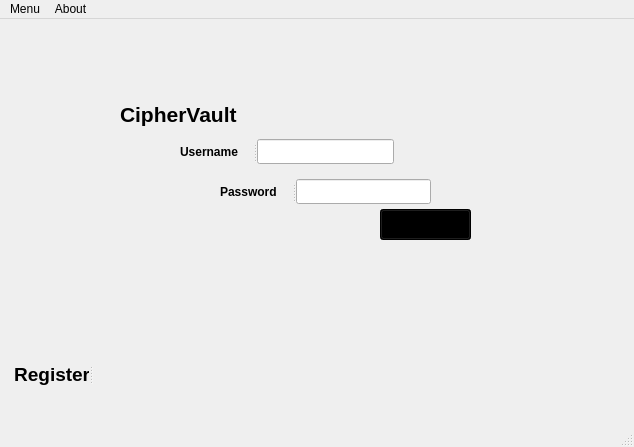
<?xml version="1.0" encoding="UTF-8"?>
<ui version="4.0">
 <class>Key</class>
 <widget class="QMainWindow" name="Key">
  <property name="geometry">
   <rect>
    <x>0</x>
    <y>0</y>
    <width>634</width>
    <height>447</height>
   </rect>
  </property>
  <property name="sizePolicy">
   <sizepolicy hsizetype="Expanding" vsizetype="Expanding">
    <horstretch>0</horstretch>
    <verstretch>0</verstretch>
   </sizepolicy>
  </property>
  <property name="windowTitle">
   <string>Key</string>
  </property>
  <property name="styleSheet">
   <string notr="true"/>
  </property>
  <widget class="QWidget" name="centralwidget">
   <widget class="QStackedWidget" name="stackedWidget">
    <property name="geometry">
     <rect>
      <x>0</x>
      <y>0</y>
      <width>631</width>
      <height>431</height>
     </rect>
    </property>
    <property name="sizePolicy">
     <sizepolicy hsizetype="Expanding" vsizetype="Expanding">
      <horstretch>0</horstretch>
      <verstretch>0</verstretch>
     </sizepolicy>
    </property>
    <property name="styleSheet">
     <string notr="true"/>
    </property>
    <property name="currentIndex">
     <number>0</number>
    </property>
    <widget class="QWidget" name="page">
     <property name="styleSheet">
      <string notr="true">background-image: url(:/res/login_f.jpg);</string>
     </property>
     <widget class="QSplitter" name="splitter_2">
      <property name="geometry">
       <rect>
        <x>220</x>
        <y>160</y>
        <width>211</width>
        <height>25</height>
       </rect>
      </property>
      <property name="orientation">
       <enum>Qt::Horizontal</enum>
      </property>
      <widget class="QLabel" name="label_3">
       <property name="font">
        <font>
         <bold>true</bold>
        </font>
       </property>
       <property name="text">
        <string>Password</string>
       </property>
      </widget>
      <widget class="QLineEdit" name="lineEdit_password_entered"/>
     </widget>
     <widget class="QPushButton" name="pushButton_login">
      <property name="geometry">
       <rect>
        <x>380</x>
        <y>190</y>
        <width>91</width>
        <height>31</height>
       </rect>
      </property>
      <property name="font">
       <font>
        <pointsize>13</pointsize>
        <bold>true</bold>
       </font>
      </property>
      <property name="styleSheet">
       <string notr="true">background-color: rgb(0, 0, 0);</string>
      </property>
      <property name="text">
       <string>Login</string>
      </property>
      <property name="icon">
       <iconset theme="security-high">
        <normaloff>.</normaloff>.</iconset>
      </property>
     </widget>
     <widget class="QSplitter" name="splitter">
      <property name="geometry">
       <rect>
        <x>180</x>
        <y>120</y>
        <width>214</width>
        <height>25</height>
       </rect>
      </property>
      <property name="orientation">
       <enum>Qt::Horizontal</enum>
      </property>
      <widget class="QLabel" name="label_2">
       <property name="font">
        <font>
         <bold>true</bold>
        </font>
       </property>
       <property name="text">
        <string>Username</string>
       </property>
      </widget>
      <widget class="QLineEdit" name="lineEdit_user_name_entered"/>
     </widget>
     <widget class="QLabel" name="label_info">
      <property name="geometry">
       <rect>
        <x>330</x>
        <y>240</y>
        <width>211</width>
        <height>51</height>
       </rect>
      </property>
      <property name="font">
       <font>
        <pointsize>13</pointsize>
        <bold>true</bold>
       </font>
      </property>
      <property name="text">
       <string/>
      </property>
     </widget>
     <widget class="QLabel" name="label">
      <property name="geometry">
       <rect>
        <x>120</x>
        <y>80</y>
        <width>121</width>
        <height>31</height>
       </rect>
      </property>
      <property name="font">
       <font>
        <pointsize>16</pointsize>
        <bold>true</bold>
       </font>
      </property>
      <property name="text">
       <string>CipherVault</string>
      </property>
     </widget>
     <widget class="QSplitter" name="splitter_3">
      <property name="geometry">
       <rect>
        <x>10</x>
        <y>340</y>
        <width>115</width>
        <height>30</height>
       </rect>
      </property>
      <property name="orientation">
       <enum>Qt::Horizontal</enum>
      </property>
      <widget class="QPushButton" name="pushButton_register">
       <property name="font">
        <font>
         <pointsize>14</pointsize>
         <bold>true</bold>
         <strikeout>false</strikeout>
        </font>
       </property>
       <property name="styleSheet">
        <string notr="true">border: none;</string>
       </property>
       <property name="text">
        <string> Register</string>
       </property>
      </widget>
      <widget class="QPushButton" name="pushButton_goto_reg">
       <property name="styleSheet">
        <string notr="true">border: none;</string>
       </property>
       <property name="text">
        <string/>
       </property>
       <property name="icon">
        <iconset resource="Resources.qrc">
         <normaloff>:/res/to_right.png</normaloff>:/res/to_right.png</iconset>
       </property>
       <property name="iconSize">
        <size>
         <width>30</width>
         <height>30</height>
        </size>
       </property>
      </widget>
     </widget>
    </widget>
    <widget class="QWidget" name="page_register_user">
     <property name="styleSheet">
      <string notr="true">background-image: url(:/res/lock.jpg);</string>
     </property>
     <widget class="QLabel" name="label_5">
      <property name="geometry">
       <rect>
        <x>470</x>
        <y>20</y>
        <width>141</width>
        <height>21</height>
       </rect>
      </property>
      <property name="font">
       <font>
        <pointsize>12</pointsize>
        <bold>true</bold>
        <strikeout>false</strikeout>
       </font>
      </property>
      <property name="text">
       <string>Registration Form</string>
      </property>
     </widget>
     <widget class="QPushButton" name="pushButton_reg_insert">
      <property name="geometry">
       <rect>
        <x>470</x>
        <y>140</y>
        <width>89</width>
        <height>25</height>
       </rect>
      </property>
      <property name="text">
       <string>Register</string>
      </property>
     </widget>
     <widget class="QLabel" name="label_reg_info">
      <property name="geometry">
       <rect>
        <x>350</x>
        <y>250</y>
        <width>271</width>
        <height>21</height>
       </rect>
      </property>
      <property name="text">
       <string/>
      </property>
     </widget>
     <widget class="QPushButton" name="pushButton_back_to_login">
      <property name="geometry">
       <rect>
        <x>0</x>
        <y>330</y>
        <width>61</width>
        <height>61</height>
       </rect>
      </property>
      <property name="styleSheet">
       <string notr="true">border: 3px;</string>
      </property>
      <property name="text">
       <string/>
      </property>
      <property name="icon">
       <iconset resource="Resources.qrc">
        <normaloff>:/res/to_left.png</normaloff>:/res/to_left.png</iconset>
      </property>
      <property name="iconSize">
       <size>
        <width>40</width>
        <height>40</height>
       </size>
      </property>
     </widget>
     <widget class="QCommandLinkButton" name="commandLinkButton_to_login">
      <property name="geometry">
       <rect>
        <x>500</x>
        <y>350</y>
        <width>121</width>
        <height>31</height>
       </rect>
      </property>
      <property name="font">
       <font>
        <pointsize>11</pointsize>
       </font>
      </property>
      <property name="styleSheet">
       <string notr="true">background-image: none;</string>
      </property>
      <property name="text">
       <string>Go to Login</string>
      </property>
     </widget>
     <widget class="QSplitter" name="splitter_4">
      <property name="geometry">
       <rect>
        <x>320</x>
        <y>50</y>
        <width>218</width>
        <height>25</height>
       </rect>
      </property>
      <property name="orientation">
       <enum>Qt::Horizontal</enum>
      </property>
      <widget class="QLabel" name="label_4">
       <property name="text">
        <string>Full Name :</string>
       </property>
      </widget>
      <widget class="QLineEdit" name="lineEdit_full_name"/>
     </widget>
     <widget class="QSplitter" name="splitter_5">
      <property name="geometry">
       <rect>
        <x>320</x>
        <y>80</y>
        <width>219</width>
        <height>25</height>
       </rect>
      </property>
      <property name="orientation">
       <enum>Qt::Horizontal</enum>
      </property>
      <widget class="QLabel" name="label_7">
       <property name="text">
        <string>Username :</string>
       </property>
      </widget>
      <widget class="QLineEdit" name="lineEdit_username"/>
     </widget>
     <widget class="QSplitter" name="splitter_6">
      <property name="geometry">
       <rect>
        <x>320</x>
        <y>110</y>
        <width>215</width>
        <height>25</height>
       </rect>
      </property>
      <property name="orientation">
       <enum>Qt::Horizontal</enum>
      </property>
      <widget class="QLabel" name="label_6">
       <property name="text">
        <string>Password :</string>
       </property>
      </widget>
      <widget class="QLineEdit" name="lineEdit_password"/>
     </widget>
    </widget>
    <widget class="QWidget" name="page_save_password">
     <widget class="QLabel" name="label_8">
      <property name="geometry">
       <rect>
        <x>510</x>
        <y>20</y>
        <width>121</width>
        <height>31</height>
       </rect>
      </property>
      <property name="font">
       <font>
        <pointsize>16</pointsize>
        <bold>true</bold>
       </font>
      </property>
      <property name="text">
       <string>CipherVault</string>
      </property>
     </widget>
     <widget class="Line" name="line">
      <property name="geometry">
       <rect>
        <x>510</x>
        <y>50</y>
        <width>118</width>
        <height>3</height>
       </rect>
      </property>
      <property name="orientation">
       <enum>Qt::Horizontal</enum>
      </property>
     </widget>
     <widget class="QLabel" name="label_9">
      <property name="geometry">
       <rect>
        <x>40</x>
        <y>50</y>
        <width>151</width>
        <height>31</height>
       </rect>
      </property>
      <property name="font">
       <font>
        <pointsize>16</pointsize>
        <bold>true</bold>
       </font>
      </property>
      <property name="text">
       <string>Add Password</string>
      </property>
     </widget>
     <widget class="Line" name="line_2">
      <property name="geometry">
       <rect>
        <x>30</x>
        <y>70</y>
        <width>171</width>
        <height>20</height>
       </rect>
      </property>
      <property name="orientation">
       <enum>Qt::Horizontal</enum>
      </property>
     </widget>
     <widget class="Line" name="line_3">
      <property name="geometry">
       <rect>
        <x>30</x>
        <y>40</y>
        <width>171</width>
        <height>20</height>
       </rect>
      </property>
      <property name="orientation">
       <enum>Qt::Horizontal</enum>
      </property>
     </widget>
     <widget class="Line" name="line_4">
      <property name="geometry">
       <rect>
        <x>30</x>
        <y>40</y>
        <width>20</width>
        <height>51</height>
       </rect>
      </property>
      <property name="orientation">
       <enum>Qt::Vertical</enum>
      </property>
     </widget>
     <widget class="Line" name="line_5">
      <property name="geometry">
       <rect>
        <x>180</x>
        <y>40</y>
        <width>20</width>
        <height>51</height>
       </rect>
      </property>
      <property name="orientation">
       <enum>Qt::Vertical</enum>
      </property>
     </widget>
     <widget class="QLineEdit" name="lineEdit_webadress">
      <property name="geometry">
       <rect>
        <x>130</x>
        <y>140</y>
        <width>221</width>
        <height>31</height>
       </rect>
      </property>
     </widget>
     <widget class="QLineEdit" name="lineEdit_web_id">
      <property name="geometry">
       <rect>
        <x>130</x>
        <y>180</y>
        <width>221</width>
        <height>31</height>
       </rect>
      </property>
     </widget>
     <widget class="QLabel" name="label_10">
      <property name="geometry">
       <rect>
        <x>50</x>
        <y>150</y>
        <width>67</width>
        <height>17</height>
       </rect>
      </property>
      <property name="text">
       <string>Website:</string>
      </property>
     </widget>
     <widget class="QLabel" name="label_11">
      <property name="geometry">
       <rect>
        <x>60</x>
        <y>190</y>
        <width>67</width>
        <height>17</height>
       </rect>
      </property>
      <property name="text">
       <string>ID:</string>
      </property>
     </widget>
     <widget class="QLineEdit" name="lineEdit_web_password">
      <property name="geometry">
       <rect>
        <x>130</x>
        <y>220</y>
        <width>221</width>
        <height>31</height>
       </rect>
      </property>
     </widget>
     <widget class="QLabel" name="label_12">
      <property name="geometry">
       <rect>
        <x>40</x>
        <y>230</y>
        <width>81</width>
        <height>17</height>
       </rect>
      </property>
      <property name="text">
       <string>Password:</string>
      </property>
     </widget>
     <widget class="Line" name="line_6">
      <property name="geometry">
       <rect>
        <x>10</x>
        <y>120</y>
        <width>371</width>
        <height>16</height>
       </rect>
      </property>
      <property name="orientation">
       <enum>Qt::Horizontal</enum>
      </property>
     </widget>
     <widget class="Line" name="line_7">
      <property name="geometry">
       <rect>
        <x>10</x>
        <y>330</y>
        <width>371</width>
        <height>16</height>
       </rect>
      </property>
      <property name="orientation">
       <enum>Qt::Horizontal</enum>
      </property>
     </widget>
     <widget class="Line" name="line_8">
      <property name="geometry">
       <rect>
        <x>15</x>
        <y>110</y>
        <width>21</width>
        <height>251</height>
       </rect>
      </property>
      <property name="orientation">
       <enum>Qt::Vertical</enum>
      </property>
     </widget>
     <widget class="Line" name="line_9">
      <property name="geometry">
       <rect>
        <x>360</x>
        <y>110</y>
        <width>21</width>
        <height>251</height>
       </rect>
      </property>
      <property name="orientation">
       <enum>Qt::Vertical</enum>
      </property>
     </widget>
     <widget class="QLabel" name="label_show_save_password_status">
      <property name="geometry">
       <rect>
        <x>70</x>
        <y>300</y>
        <width>281</width>
        <height>21</height>
       </rect>
      </property>
      <property name="layoutDirection">
       <enum>Qt::RightToLeft</enum>
      </property>
      <property name="text">
       <string/>
      </property>
     </widget>
     <widget class="QSplitter" name="splitter_7">
      <property name="geometry">
       <rect>
        <x>190</x>
        <y>260</y>
        <width>160</width>
        <height>25</height>
       </rect>
      </property>
      <property name="orientation">
       <enum>Qt::Horizontal</enum>
      </property>
      <widget class="QPushButton" name="pushButton_clear">
       <property name="text">
        <string>Clear</string>
       </property>
      </widget>
      <widget class="QPushButton" name="pushButton_save">
       <property name="text">
        <string>Save</string>
       </property>
      </widget>
     </widget>
    </widget>
   </widget>
  </widget>
  <widget class="QMenuBar" name="menubar">
   <property name="geometry">
    <rect>
     <x>0</x>
     <y>0</y>
     <width>634</width>
     <height>22</height>
    </rect>
   </property>
   <widget class="QMenu" name="menuMenu">
    <property name="title">
     <string>Menu</string>
    </property>
   </widget>
   <widget class="QMenu" name="menuAbout">
    <property name="title">
     <string>About</string>
    </property>
   </widget>
   <addaction name="menuMenu"/>
   <addaction name="menuAbout"/>
  </widget>
  <widget class="QStatusBar" name="statusbar"/>
 </widget>
 <resources>
  <include location="Resources.qrc"/>
 </resources>
 <connections/>
</ui>
